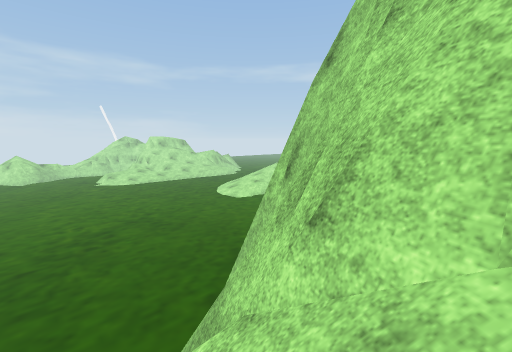
[1] (above)

21 first-person views from a walk through a Unity game level. The camera is 1.5 m above the floor, tilts 8° down and sees 90° across. The floor is counted in squares, 1 m on a side. Each view is taken from the middle of a square. On the plan, view 1 faces up. The plan holds only what a view shows up to about 13 squares ahead; the rest is blank. The place goes on beyond the plan. Some surface patterns are stand-ins.

[2]
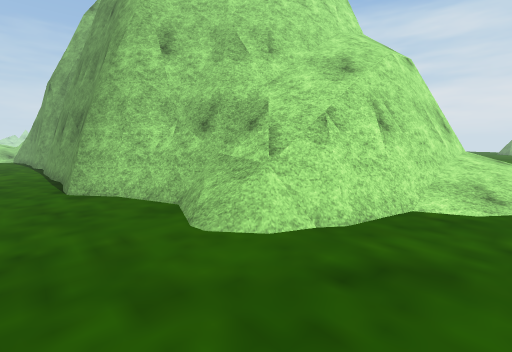

[3]
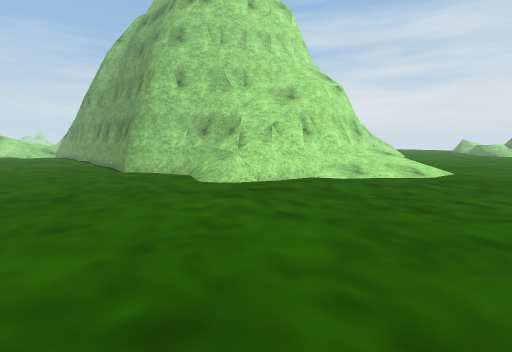

[4]
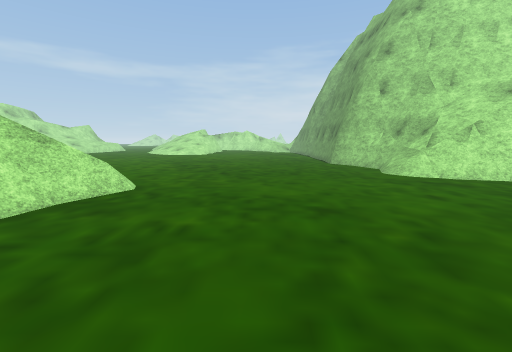

[5]
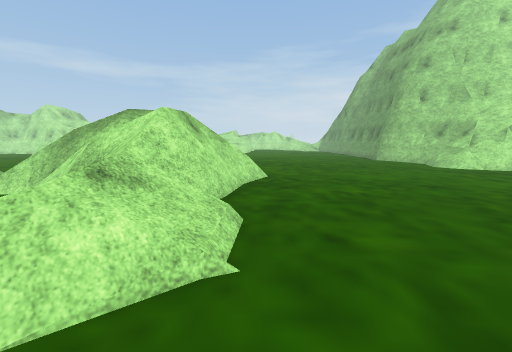

[6]
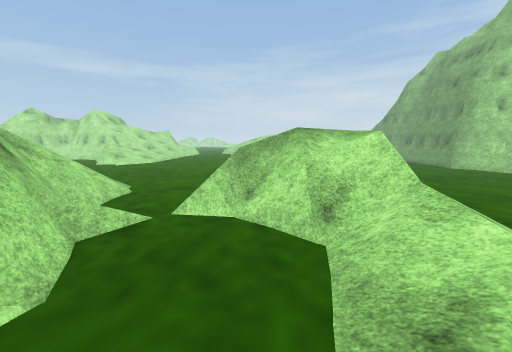

[7]
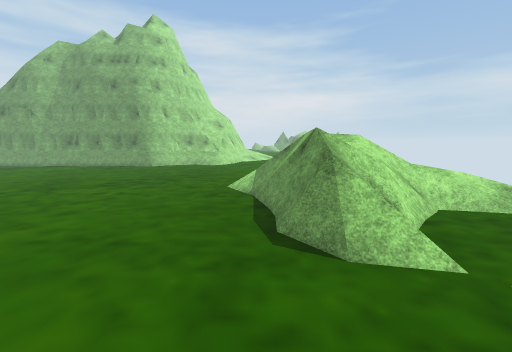

[8]
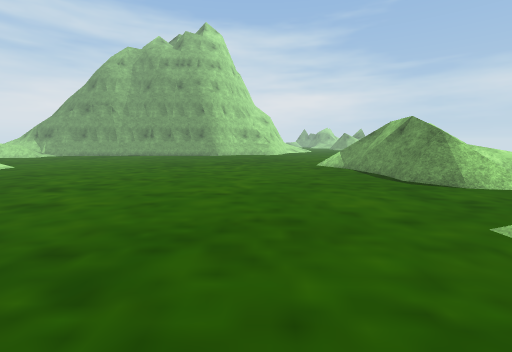

[9]
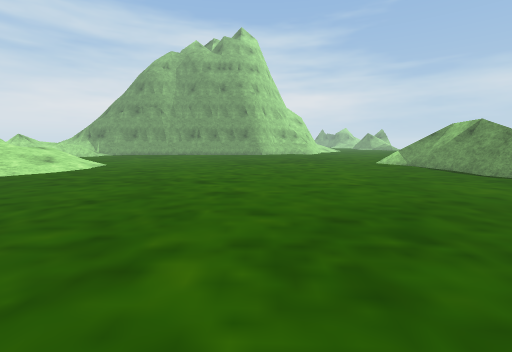

[10]
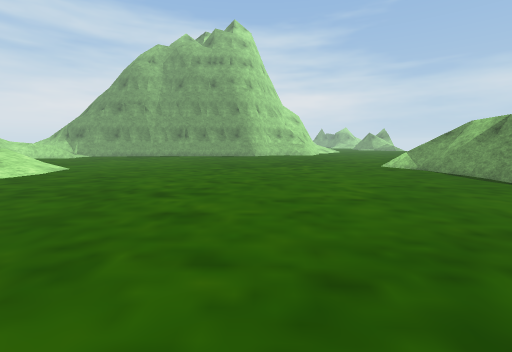

[11]
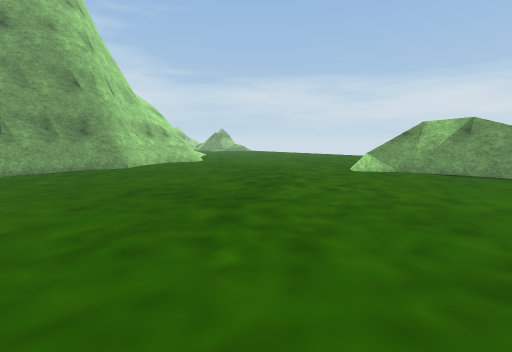

[12]
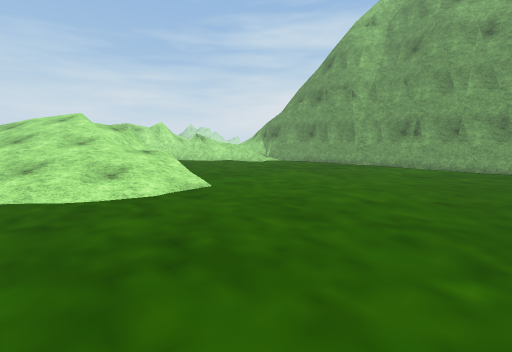

[13]
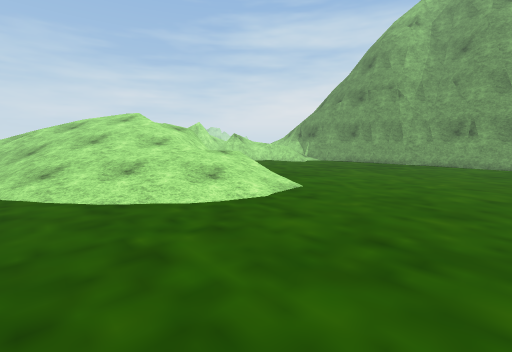

[14]
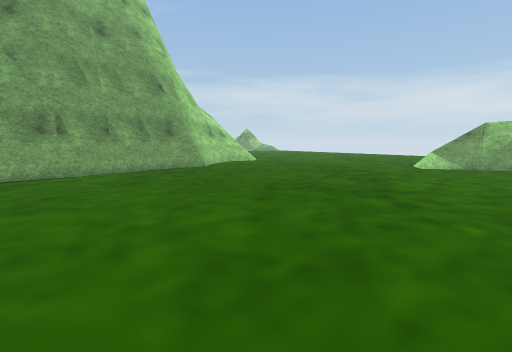

[15]
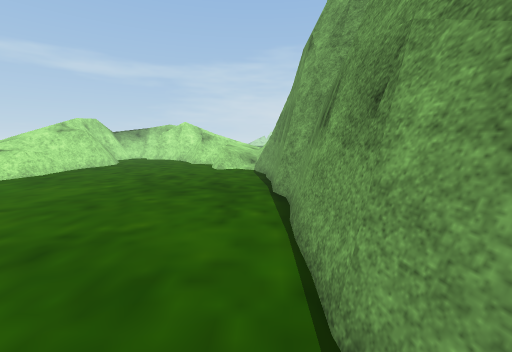

[16]
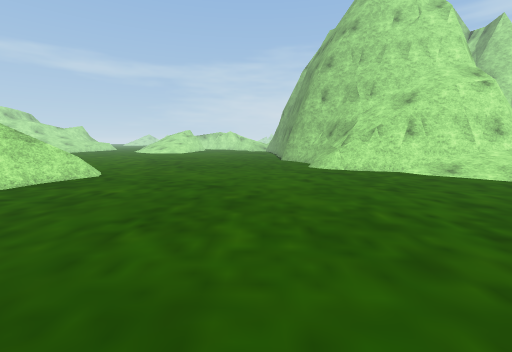

[17]
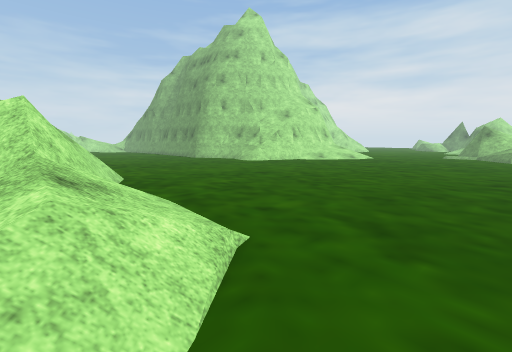

[18]
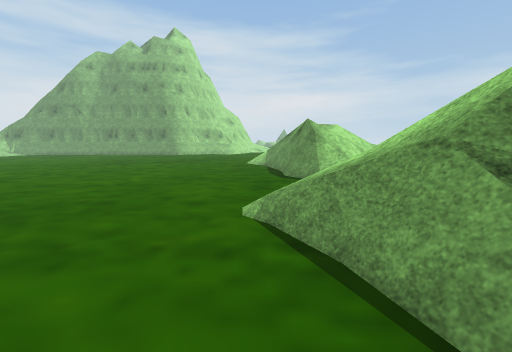

[19]
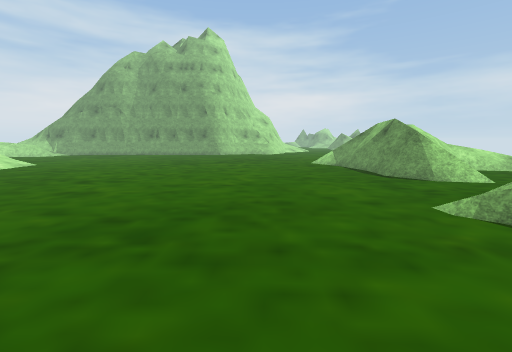

[20]
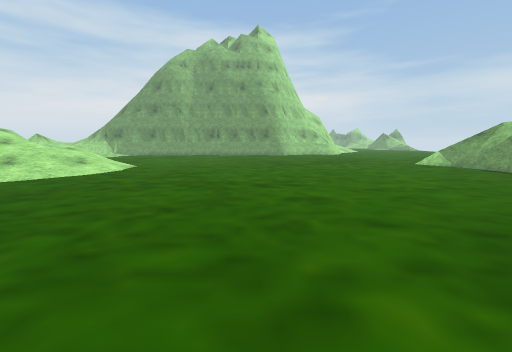

[21]
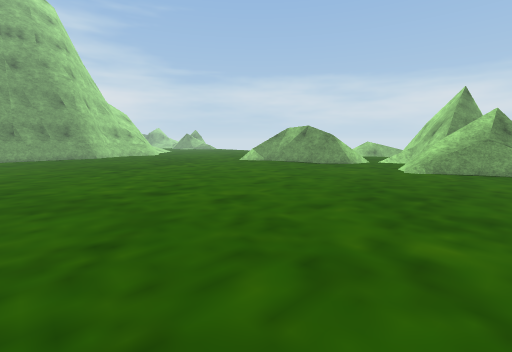

### Floor plan
Key: @ floor where view 1 was taken; # wall or solid block; . main floor; : floor 1 m higher than the main floor; / step, stairs or slope; = window, fence, low wall or low ledge; ^ raised ledge; v drop or lower ground.
Columns run from 26 left of view 1 to 3 right of it. Each row starts with its distance up from view 1.
 35                            //
 34                           ////
 33                          /////
 32                         //////
 31                        ///////
 30                       .///////
 29             .       ...//////=
 28          . ...........////////
 27        . .............///////
 26         ...............////:/
 25        ................/////..
 24     . .................///=...
 23      ...................//....
 22     ..........................
 21  . ...........................
 20   ............................
 19  =............................
 18  ===..........................
 17 v=////........................
 16 /////.........................
 15  /==..........................
 14  =#=..........................
 13  ##...........................
 12  ##..====....................#
 11  #=..///##..................##
 10  #....///##=/..............##
  9  =....=///v#=.............###
  8  .....=//###=............##
  7   ...///##=..............##
  6    ////==................##
  5  / //////...............=##
  4     ////.............../##^
  3    . .................////^^
  2      ..................#///#^
  1      ..................=v///^^
  0      v.................=##@//#
 -1       v.................###//=
 -2        v................/##v//
 -3          ...............//##v=
 -4           ..............///###

Where each view was taken, in squares from view 1:
view 1: 0 up, 0 right, facing up
view 2: 3 up, 8 left, facing right
view 3: 2 up, 13 left, facing right
view 4: 0 up, 16 left, facing up-right
view 5: 1 up, 21 left, facing up-right
view 6: 5 up, 25 left, facing up-right
view 7: 17 up, 22 left, facing down-right
view 8: 23 up, 21 left, facing down-right
view 9: 27 up, 19 left, facing down-right
view 10: 25 up, 18 left, facing down-right
view 11: 22 up, 8 left, facing down
view 12: 21 up, 10 left, facing right
view 13: 24 up, 10 left, facing right
view 14: 23 up, 4 left, facing down
view 15: 10 up, 0 right, facing up-right
view 16: 4 down, 16 left, facing up-right
view 17: 3 up, 23 left, facing right
view 18: 21 up, 25 left, facing down-right
view 19: 24 up, 22 left, facing down-right
view 20: 28 up, 17 left, facing down-right
view 21: 29 up, 14 left, facing down
